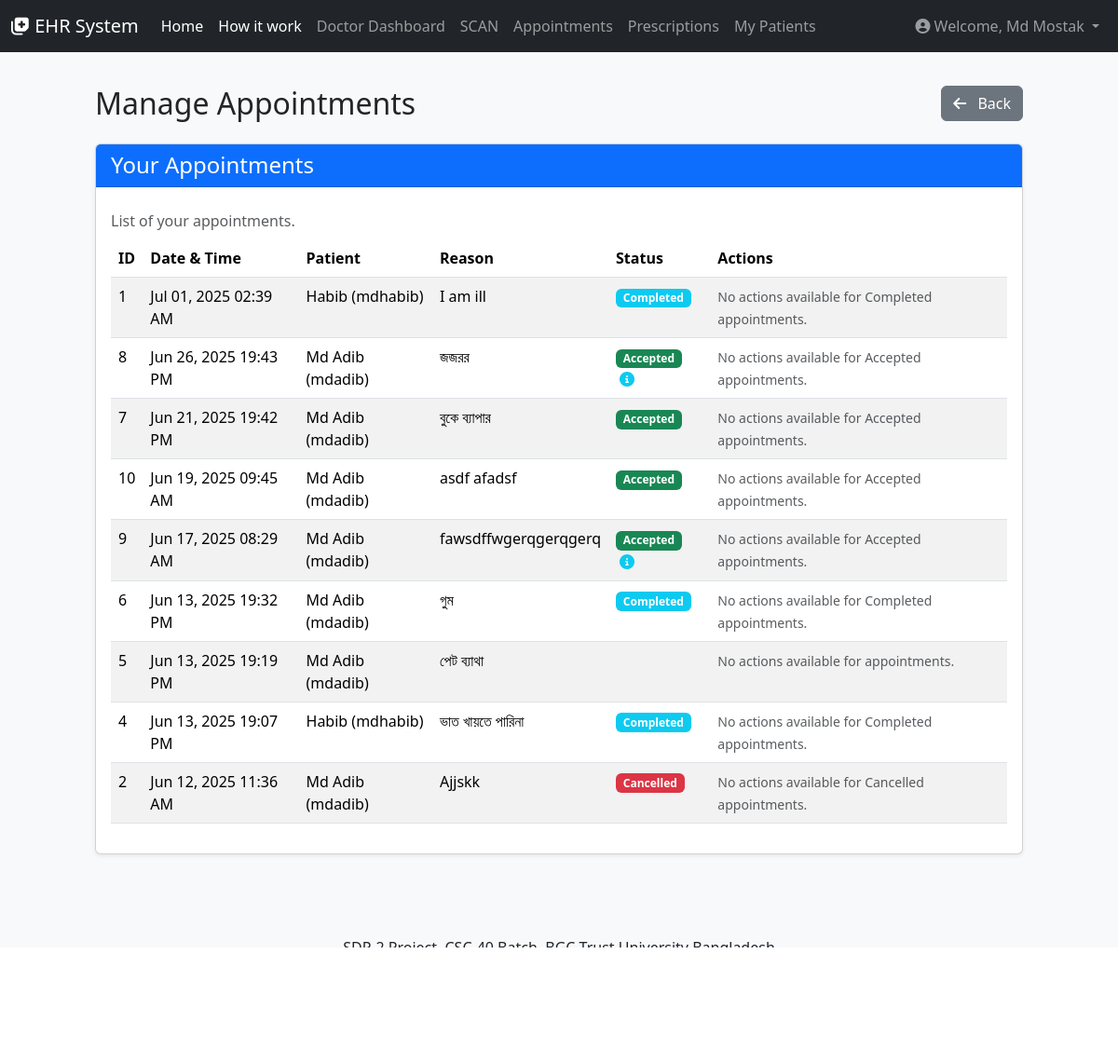
/doctor/manage_appointments.php (signed in), run on the app's committed database.
### tables this page shows
CREATE TABLE `appointments` (
  `id` int(11) NOT NULL,
  `doctor_id` int(11) NOT NULL,
  `patient_id` int(11) NOT NULL,
  `appointment_date_time` datetime NOT NULL,
  `reason` text DEFAULT NULL,
  `status` enum('pending','accepted','declined','completed','cancelled') DEFAULT 'pending',
  `notes` text DEFAULT NULL,
  `created_at` timestamp NOT NULL DEFAULT current_timestamp(),
  `updated_at` timestamp NOT NULL DEFAULT current_timestamp() ON UPDATE current_timestamp(),
  `reason_for_cancellation` text DEFAULT NULL,
  `doctor_notes` text DEFAULT NULL,
  `reason_for_decline` text DEFAULT NULL
);

CREATE TABLE `users` (
  `id` int(11) NOT NULL,
  `full_name` varchar(255) NOT NULL,
  `email` varchar(255) NOT NULL,
  `username` varchar(255) DEFAULT NULL,
  `password` varchar(255) NOT NULL,
  `mobile` varchar(20) DEFAULT NULL,
  `user_type` enum('doctor','patient','admin') NOT NULL,
  `created_at` timestamp NOT NULL DEFAULT current_timestamp(),
  `updated_at` timestamp NOT NULL DEFAULT current_timestamp() ON UPDATE current_timestamp()
);

### doctor/manage_appointments.php (the view, shortened to what this page needs)
<?php
require_once '../includes/db_connection.php';
require_once '../includes/header.php';
$user_id = $_SESSION['user_id'];
$doctor_id = null;
try {
    $stmt = $pdo->prepare("SELECT id FROM doctors WHERE user_id = ?");
    $stmt->execute([$user_id]);
    $doctor_data = $stmt->fetch();
    if ($doctor_data) {
        $doctor_id = $doctor_data['id'];
    } else {
        die("Doctor record not found for this user.");
    }
} catch (PDOException $e) {
    die("Error fetching doctor ID: " . $e->getMessage());
}
$appointments = [];
try {
    $stmt = $pdo->prepare("SELECT
                            a.id,
                            a.appointment_date_time,
                            a.reason,
                            a.status,
                            a.doctor_notes,          -- Fetch doctor_notes
                            a.reason_for_decline,    -- Fetch reason_for_decline
                            u.full_name AS patient_name,
                            u.username AS patient_username
                        FROM
                            appointments a
                        JOIN
                            patients p ON a.patient_id = p.id
                        JOIN
                            users u ON p.user_id = u.id
                        WHERE
                            a.doctor_id = ?
                        ORDER BY
                            a.appointment_date_time DESC");
    $stmt->execute([$doctor_id]);
    $appointments = $stmt->fetchAll(PDO::FETCH_ASSOC);
} catch (PDOException $e) {
    $message = "Error fetching appointments: " . $e->getMessage();
    $message_type = "danger";
}
?>
<div class="row justify-content-center mt-5">
    <div class="col-md-11 col-lg-10">
        <div class="d-flex justify-content-between align-items-center mb-4">
            <h2 class="mb-0">Manage Appointments</h2>
            <button type="button" class="btn btn-secondary" onclick="history.back()">
                <i class="fas fa-arrow-left me-2"></i> Back
            </button>
        </div>
        <div class="card shadow-sm mb-4">
            <div class="card-header bg-primary text-white">
                <h4 class="mb-0">Your Appointments</h4>
            </div>
            <div class="card-body">
                <?php if (!empty($appointments)): ?>
                    <div class="table-responsive">
                        <table class="table table-hover table-striped caption-top">
                            <caption>List of your appointments.</caption>
                            <thead>
                                <tr>
                                    <th>ID</th>
                                    <th>Date & Time</th>
                                    <th>Patient</th>
                                    <th>Reason</th>
                                    <th>Status</th>
                                    <th>Actions</th>
                                </tr>
                            </thead>
                            <tbody>
                                <?php foreach ($appointments as $appointment): ?>
                                    <tr>
                                        <td><?php echo htmlspecialchars($appointment['id']); ?></td>
                                        <td><?php echo htmlspecialchars(date('M d, Y H:i A', strtotime($appointment['appointment_date_time']))); ?></td>
                                        <td><?php echo htmlspecialchars($appointment['patient_name']); ?> (<?php echo htmlspecialchars($appointment['patient_username']); ?>)</td>
                                        <td><?php echo htmlspecialchars($appointment['reason']); ?></td>
                                        <td>
                                            <?php
                                            $status_class = '';
                                            switch ($appointment['status']) {
                                                case 'accepted': $status_class = 'badge bg-success'; break;
                                                case 'cancelled': $status_class = 'badge bg-danger'; break;
                                                case 'completed': $status_class = 'badge bg-info'; break;
                                                default: $status_class = 'badge bg-secondary'; break;
                                            }
                                            ?>
                                            <span class="<?php echo $status_class; ?>"><?php echo ucfirst(htmlspecialchars($appointment['status'])); ?></span>
                                            <?php if ($appointment['status'] == 'accepted' && !empty($appointment['doctor_notes'])): ?>
                                                <i class="fas fa-info-circle text-info ms-1" title="Doctor's Notes: <?php echo htmlspecialchars($appointment['doctor_notes']); ?>"></i>
                                            <?php elseif ($appointment['status'] == 'cancelled' && !empty($appointment['reason_for_decline'])): ?>
                                                <i class="fas fa-exclamation-triangle text-danger ms-1" title="Reason for Decline: <?php echo htmlspecialchars($appointment['reason_for_decline']); ?>"></i>
                                            <?php endif; ?>
                                        </td>
                                        <td>
                                            <?php if ($appointment['status'] == 'pending'): ?>
                                                <button type="button" class="btn btn-sm btn-success me-1" data-bs-toggle="modal" data-bs-target="#acceptModal_<?php echo htmlspecialchars($appointment['id']); ?>">
                                                    Accept
                                                </button>
                                                <button type="button" class="btn btn-sm btn-danger" data-bs-toggle="modal" data-bs-target="#declineModal_<?php echo htmlspecialchars($appointment['id']); ?>">
                                                    Decline
                                                </button>
                                                <div class="modal fade" id="acceptModal_<?php echo htmlspecialchars($appointment['id']); ?>" tabindex="-1" aria-labelledby="acceptModalLabel_<?php echo htmlspecialchars($appointment['id']); ?>" aria-hidden="true">
                                                    <div class="modal-dialog">
                                                        <div class="modal-content">
                                                            <div class="modal-header bg-success text-white">
                                                                <h5 class="modal-title" id="acceptModalLabel_<?php echo htmlspecialchars($appointment['id']); ?>">Accept Appointment #<?php echo htmlspecialchars($appointment['id']); ?></h5>
                                                                <button type="button" class="btn-close" data-bs-dismiss="modal" aria-label="Close"></button>
                                                            </div>
                                                            <form action="manage_appointments.php" method="POST">
                                                                <input type="hidden" name="action" value="accept">
                                                                <input type="hidden" name="appointment_id" value="<?php echo htmlspecialchars($appointment['id']); ?>">
                                                                <div class="modal-body">
                                                                    <p>Confirm acceptance of appointment with **<?php echo htmlspecialchars($appointment['patient_name']); ?>** on **<?php echo htmlspecialchars(date('M d, Y H:i A', strtotime($appointment['appointment_date_time']))); ?>**.</p>
                                                                    <div class="mb-3">
                                                                        <label for="doctor_message_<?php echo htmlspecialchars($appointment['id']); ?>" class="form-label">Message for Patient (Optional)</label>
                                                                        <textarea class="form-control" id="doctor_message_<?php echo htmlspecialchars($appointment['id']); ?>" name="doctor_message" rows="3" placeholder="e.g., 'Looking forward to seeing you.' or 'Please bring your previous medical records.'"></textarea>
                                                                    </div>
                                                                </div>
                                                                <div class="modal-footer">
                                                                    <button type="button" class="btn btn-secondary" data-bs-dismiss="modal">Close</button>
                                                                    <button type="submit" class="btn btn-success">Confirm Acceptance</button>
                                                                </div>
                                                            </form>
                                                        </div>
                                                    </div>
                                                </div>
                                                <div class="modal fade" id="declineModal_<?php echo htmlspecialchars($appointment['id']); ?>" tabindex="-1" aria-labelledby="declineModalLabel_<?php echo htmlspecialchars($appointment['id']); ?>" aria-hidden="true">
                                                    <div class="modal-dialog">
                                                        <div class="modal-content">
                                                            <div class="modal-header bg-danger text-white">
                                                                <h5 class="modal-title" id="declineModalLabel_<?php echo htmlspecialchars($appointment['id']); ?>">Decline Appointment #<?php echo htmlspecialchars($appointment['id']); ?></h5>
                                                                <button type="button" class="btn-close" data-bs-dismiss="modal" aria-label="Close"></button>
                                                            </div>
                                                            <form action="manage_appointments.php" method="POST">
                                                                <input type="hidden" name="action" value="decline">
                                                                <input type="hidden" name="appointment_id" value="<?php echo htmlspecialchars($appointment['id']); ?>">
                                                                <div class="modal-body">
                                                                    <p>Are you sure you want to decline the appointment with **<?php echo htmlspecialchars($appointment['patient_name']); ?>** on **<?php echo htmlspecialchars(date('M d, Y H:i A', strtotime($appointment['appointment_date_time']))); ?>**?</p>
                                                                    <div class="mb-3">
                                                                        <label for="decline_reason_<?php echo htmlspecialchars($appointment['id']); ?>" class="form-label">Reason for Decline (Required)</label>
                                                                        <textarea class="form-control" id="decline_reason_<?php echo htmlspecialchars($appointment['id']); ?>" name="decline_reason" rows="3" placeholder="e.g., 'Conflicting schedule', 'Not specialized in this area'." required></textarea>
                                                                    </div>
                                                                </div>
                                                                <div class="modal-footer">
                                                                    <button type="button" class="btn btn-secondary" data-bs-dismiss="modal">Close</button>
                                                                    <button type="submit" class="btn btn-danger">Confirm Decline</button>
                                                                </div>
                                                            </form>
                                                        </div>
                                                    </div>
                                                </div>
                                            <?php else: ?>
                                                <small class="text-muted">No actions available for <?php echo ucfirst(htmlspecialchars($appointment['status'])); ?> appointments.</small>
                                            <?php endif; ?>
                                        </td>
                                    </tr>
                                <?php endforeach; ?>
                            </tbody>
                        </table>
                    </div>
                <?php else: ?>
                    <p class="text-muted">You have no appointments to manage yet.</p>
                <?php endif; ?>
            </div>
        </div>
    </div>
</div>
<?php require_once '../includes/footer.php'; ?>

### assets/css/style.css (style rules this page uses)
body { background-color: #f8f9fa; min-height: 100vh; display: flex; flex-direction: column; }

### data on the page
appointments: id "1", appointment_date_time "Jul 01, 2025 02:39 AM", users.full_name "Habib", users.username "mdhabib", reason "I am ill", status "Completed"
appointments: id "8", appointment_date_time "Jun 26, 2025 19:43 PM", users.full_name "Md Adib", users.username "mdadib", reason "জজরর", status "Accepted"
appointments: id "7", appointment_date_time "Jun 21, 2025 19:42 PM", users.full_name "Md Adib", users.username "mdadib", reason "বুকে ব্যাপার", status "Accepted"
appointments: id "10", appointment_date_time "Jun 19, 2025 09:45 AM", users.full_name "Md Adib", users.username "mdadib", reason "asdf afadsf", status "Accepted"
appointments: id "9", appointment_date_time "Jun 17, 2025 08:29 AM", users.full_name "Md Adib", users.username "mdadib", reason "fawsdffwgerqgerqgerq", status "Accepted"
appointments: id "6", appointment_date_time "Jun 13, 2025 19:32 PM", users.full_name "Md Adib", users.username "mdadib", reason "গুম", status "Completed"
appointments: id "5", appointment_date_time "Jun 13, 2025 19:19 PM", users.full_name "Md Adib", users.username "mdadib", reason "পেট ব্যাথা"
appointments: id "4", appointment_date_time "Jun 13, 2025 19:07 PM", users.full_name "Habib", users.username "mdhabib", reason "ভাত খায়তে পারিনা", status "Completed"
appointments: id "2", appointment_date_time "Jun 12, 2025 11:36 AM", users.full_name "Md Adib", users.username "mdadib", reason "Ajjskk", status "Cancelled"

### other printed values
$user_full_name "Md Mostak"
